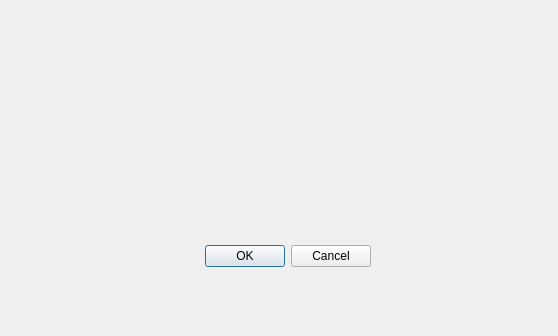
<?xml version="1.0" encoding="UTF-8"?>
<ui version="4.0">
 <class>Dialog</class>
 <widget class="QDialog" name="Dialog">
  <property name="geometry">
   <rect>
    <x>0</x>
    <y>0</y>
    <width>558</width>
    <height>336</height>
   </rect>
  </property>
  <property name="windowTitle">
   <string>Dialog</string>
  </property>
  <widget class="QDialogButtonBox" name="buttonBox">
   <property name="geometry">
    <rect>
     <x>30</x>
     <y>240</y>
     <width>341</width>
     <height>32</height>
    </rect>
   </property>
   <property name="orientation">
    <enum>Qt::Horizontal</enum>
   </property>
   <property name="standardButtons">
    <set>QDialogButtonBox::Cancel|QDialogButtonBox::Ok</set>
   </property>
  </widget>
 </widget>
 <resources/>
 <connections>
  <connection>
   <sender>buttonBox</sender>
   <signal>accepted()</signal>
   <receiver>Dialog</receiver>
   <slot>accept()</slot>
   <hints>
    <hint type="sourcelabel">
     <x>248</x>
     <y>254</y>
    </hint>
    <hint type="destinationlabel">
     <x>157</x>
     <y>274</y>
    </hint>
   </hints>
  </connection>
  <connection>
   <sender>buttonBox</sender>
   <signal>rejected()</signal>
   <receiver>Dialog</receiver>
   <slot>reject()</slot>
   <hints>
    <hint type="sourcelabel">
     <x>316</x>
     <y>260</y>
    </hint>
    <hint type="destinationlabel">
     <x>286</x>
     <y>274</y>
    </hint>
   </hints>
  </connection>
 </connections>
</ui>
